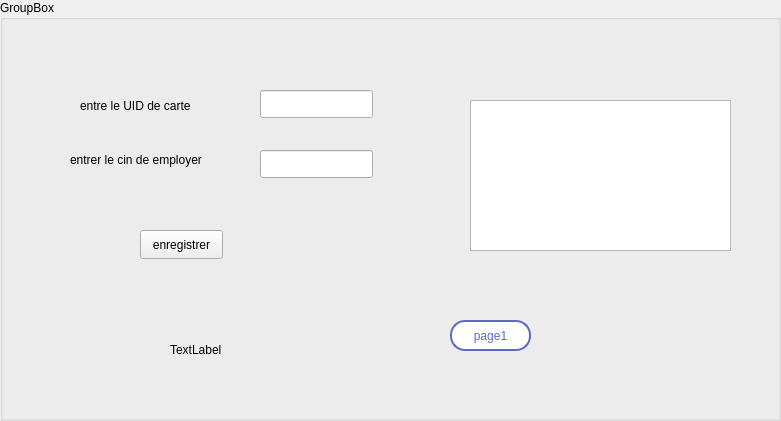
       <widget class="QGroupBox" name="groupBox">
        <property name="geometry">
         <rect>
          <x>70</x>
          <y>30</y>
          <width>781</width>
          <height>421</height>
         </rect>
        </property>
        <property name="title">
         <string>GroupBox</string>
        </property>
        <widget class="QLabel" name="label_3">
         <property name="geometry">
          <rect>
           <x>80</x>
           <y>80</y>
           <width>161</width>
           <height>51</height>
          </rect>
         </property>
         <property name="text">
          <string>entre le UID de carte</string>
         </property>
        </widget>
        <widget class="QLabel" name="label_4">
         <property name="geometry">
          <rect>
           <x>70</x>
           <y>150</y>
           <width>161</width>
           <height>20</height>
          </rect>
         </property>
         <property name="text">
          <string>entrer le cin de employer</string>
         </property>
        </widget>
        <widget class="QTableWidget" name="tableWidget">
         <property name="geometry">
          <rect>
           <x>470</x>
           <y>100</y>
           <width>261</width>
           <height>151</height>
          </rect>
         </property>
        </widget>
        <widget class="QPushButton" name="enregistrer">
         <property name="geometry">
          <rect>
           <x>140</x>
           <y>230</y>
           <width>83</width>
           <height>29</height>
          </rect>
         </property>
         <property name="text">
          <string>enregistrer</string>
         </property>
        </widget>
        <widget class="QLineEdit" name="UID">
         <property name="geometry">
          <rect>
           <x>260</x>
           <y>90</y>
           <width>113</width>
           <height>28</height>
          </rect>
         </property>
        </widget>
        <widget class="QLineEdit" name="cin">
         <property name="geometry">
          <rect>
           <x>260</x>
           <y>150</y>
           <width>113</width>
           <height>28</height>
          </rect>
         </property>
        </widget>
        <widget class="QLabel" name="statusLabel">
         <property name="geometry">
          <rect>
           <x>170</x>
           <y>340</y>
           <width>201</width>
           <height>20</height>
          </rect>
         </property>
         <property name="text">
          <string>TextLabel</string>
         </property>
        </widget>
        <widget class="QPushButton" name="page1">
         <property name="geometry">
          <rect>
           <x>450</x>
           <y>320</y>
           <width>81</width>
           <height>31</height>
          </rect>
         </property>
         <property name="styleSheet">
          <string notr="true">QPushButton {
    border: 2px solid #5C6BC0; /* Bordure bleue */
    background-color: white; /* Couleur de fond blanche */
    color: #5C6BC0; /* Couleur du texte bleue */
    border-radius: 15px; /* Rend le bouton rond, ajusté pour petite taille */
    padding: 5px; /* Espace intérieur réduit */
    min-width: 15px; /* Largeur minimum */
    min-height: 15px; /* Hauteur minimum */
}

QPushButton:hover {
    background-color: #F0F0F0; /* Couleur de fond plus claire au survol */
}

QPushButton:pressed {
    background-color: #E0E0E0; /* Couleur de fond plus foncée lorsque pressé */
}
</string>
         </property>
         <property name="text">
          <string>page1</string>
         </property>
        </widget>
       </widget>
